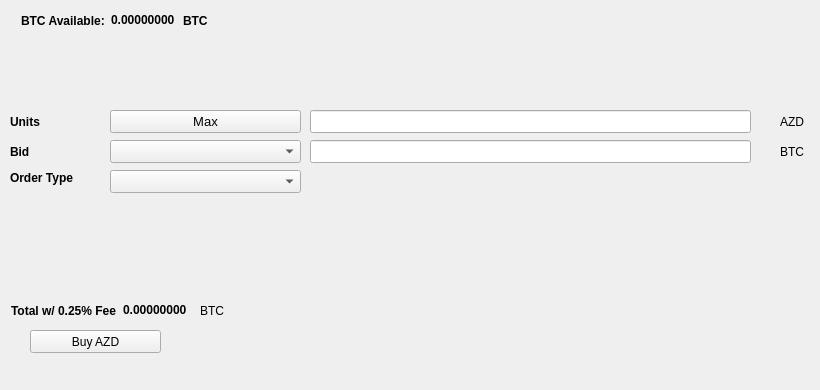
   <widget class="QWidget" name="BuyTab">
    <attribute name="title">
     <string>Buy</string>
    </attribute>
    <widget class="QPushButton" name="BuyAZD">
     <property name="geometry">
      <rect>
       <x>30</x>
       <y>330</y>
       <width>131</width>
       <height>23</height>
      </rect>
     </property>
     <property name="text">
      <string>Buy AZD</string>
     </property>
     <property name="icon">
      <iconset resource="../anzudark.qrc">
       <normaloff>:/icons/bitcoin</normaloff>:/icons/bitcoin</iconset>
     </property>
    </widget>
    <widget class="QLabel" name="label_3">
     <property name="geometry">
      <rect>
       <x>10</x>
       <y>110</y>
       <width>46</width>
       <height>23</height>
      </rect>
     </property>
     <property name="font">
      <font>
       <weight>75</weight>
       <bold>true</bold>
      </font>
     </property>
     <property name="text">
      <string>Units</string>
     </property>
    </widget>
    <widget class="QLineEdit" name="UnitsInput">
     <property name="geometry">
      <rect>
       <x>310</x>
       <y>110</y>
       <width>441</width>
       <height>23</height>
      </rect>
     </property>
     <property name="font">
      <font>
       <pointsize>9</pointsize>
       <weight>75</weight>
       <bold>true</bold>
      </font>
     </property>
    </widget>
    <widget class="QLineEdit" name="BuyBidPriceEdit">
     <property name="geometry">
      <rect>
       <x>310</x>
       <y>140</y>
       <width>441</width>
       <height>23</height>
      </rect>
     </property>
     <property name="font">
      <font>
       <pointsize>9</pointsize>
       <weight>75</weight>
       <bold>true</bold>
      </font>
     </property>
    </widget>
    <widget class="QLabel" name="label_4">
     <property name="geometry">
      <rect>
       <x>780</x>
       <y>110</y>
       <width>31</width>
       <height>23</height>
      </rect>
     </property>
     <property name="text">
      <string>AZD</string>
     </property>
    </widget>
    <widget class="QLabel" name="label_5">
     <property name="geometry">
      <rect>
       <x>780</x>
       <y>140</y>
       <width>31</width>
       <height>23</height>
      </rect>
     </property>
     <property name="text">
      <string>BTC</string>
     </property>
    </widget>
    <widget class="QLabel" name="label_6">
     <property name="geometry">
      <rect>
       <x>10</x>
       <y>140</y>
       <width>46</width>
       <height>23</height>
      </rect>
     </property>
     <property name="font">
      <font>
       <weight>75</weight>
       <bold>true</bold>
      </font>
     </property>
     <property name="text">
      <string>Bid</string>
     </property>
    </widget>
    <widget class="QLabel" name="label_7">
     <property name="geometry">
      <rect>
       <x>10</x>
       <y>170</y>
       <width>91</width>
       <height>16</height>
      </rect>
     </property>
     <property name="font">
      <font>
       <weight>75</weight>
       <bold>true</bold>
      </font>
     </property>
     <property name="text">
      <string>Order Type</string>
     </property>
    </widget>
    <widget class="QPushButton" name="Buy_Max_Amount">
     <property name="geometry">
      <rect>
       <x>110</x>
       <y>110</y>
       <width>191</width>
       <height>23</height>
      </rect>
     </property>
     <property name="font">
      <font>
       <pointsize>10</pointsize>
      </font>
     </property>
     <property name="text">
      <string>Max</string>
     </property>
    </widget>
    <widget class="QComboBox" name="BuyBidcomboBox">
     <property name="geometry">
      <rect>
       <x>110</x>
       <y>140</y>
       <width>191</width>
       <height>23</height>
      </rect>
     </property>
     <property name="font">
      <font>
       <pointsize>10</pointsize>
      </font>
     </property>
    </widget>
    <widget class="QComboBox" name="buyOrdertypeCombo">
     <property name="geometry">
      <rect>
       <x>110</x>
       <y>170</y>
       <width>191</width>
       <height>23</height>
      </rect>
     </property>
     <property name="font">
      <font>
       <pointsize>10</pointsize>
      </font>
     </property>
    </widget>
    <widget class="QWidget" name="layoutWidget1">
     <property name="geometry">
      <rect>
       <x>21</x>
       <y>11</y>
       <width>227</width>
       <height>19</height>
      </rect>
     </property>
     <layout class="QHBoxLayout" name="horizontalLayout_3">
      <item>
       <widget class="QLabel" name="label232">
        <property name="font">
         <font>
          <weight>75</weight>
          <bold>true</bold>
         </font>
        </property>
        <property name="text">
         <string>BTC Available:</string>
        </property>
       </widget>
      </item>
      <item>
       <widget class="QLabel" name="BtcAvailableLbl">
        <property name="palette">
         <palette>
          <active>
           <colorrole role="WindowText">
            <brush brushstyle="SolidPattern">
             <color alpha="255">
              <red>0</red>
              <green>0</green>
              <blue>0</blue>
             </color>
            </brush>
           </colorrole>
           <colorrole role="Button">
            <brush brushstyle="SolidPattern">
             <color alpha="255">
              <red>0</red>
              <green>170</green>
              <blue>0</blue>
             </color>
            </brush>
           </colorrole>
           <colorrole role="Light">
            <brush brushstyle="SolidPattern">
             <color alpha="255">
              <red>0</red>
              <green>255</green>
              <blue>0</blue>
             </color>
            </brush>
           </colorrole>
           <colorrole role="Midlight">
            <brush brushstyle="SolidPattern">
             <color alpha="255">
              <red>0</red>
              <green>212</green>
              <blue>0</blue>
             </color>
            </brush>
           </colorrole>
           <colorrole role="Dark">
            <brush brushstyle="SolidPattern">
             <color alpha="255">
              <red>0</red>
              <green>85</green>
              <blue>0</blue>
             </color>
            </brush>
           </colorrole>
           <colorrole role="Mid">
            <brush brushstyle="SolidPattern">
             <color alpha="255">
              <red>0</red>
              <green>113</green>
              <blue>0</blue>
             </color>
            </brush>
           </colorrole>
           <colorrole role="Text">
            <brush brushstyle="SolidPattern">
             <color alpha="255">
              <red>0</red>
              <green>170</green>
              <blue>0</blue>
             </color>
            </brush>
           </colorrole>
           <colorrole role="BrightText">
            <brush brushstyle="SolidPattern">
             <color alpha="255">
              <red>255</red>
              <green>255</green>
              <blue>255</blue>
             </color>
            </brush>
           </colorrole>
           <colorrole role="ButtonText">
            <brush brushstyle="SolidPattern">
             <color alpha="255">
              <red>0</red>
              <green>0</green>
              <blue>0</blue>
             </color>
            </brush>
           </colorrole>
           <colorrole role="Base">
            <brush brushstyle="SolidPattern">
             <color alpha="255">
              <red>255</red>
              <green>255</green>
              <blue>255</blue>
             </color>
            </brush>
           </colorrole>
           <colorrole role="Window">
            <brush brushstyle="SolidPattern">
             <color alpha="255">
              <red>0</red>
              <green>170</green>
              <blue>0</blue>
             </color>
            </brush>
           </colorrole>
           <colorrole role="Shadow">
            <brush brushstyle="SolidPattern">
             <color alpha="255">
              <red>0</red>
              <green>0</green>
              <blue>0</blue>
             </color>
            </brush>
           </colorrole>
           <colorrole role="AlternateBase">
            <brush brushstyle="SolidPattern">
             <color alpha="255">
              <red>127</red>
              <green>212</green>
              <blue>127</blue>
             </color>
            </brush>
           </colorrole>
           <colorrole role="ToolTipBase">
            <brush brushstyle="SolidPattern">
             <color alpha="255">
              <red>255</red>
              <green>255</green>
              <blue>220</blue>
             </color>
            </brush>
           </colorrole>
           <colorrole role="ToolTipText">
            <brush brushstyle="SolidPattern">
             <color alpha="255">
              <red>0</red>
              <green>0</green>
              <blue>0</blue>
             </color>
            </brush>
           </colorrole>
          </active>
          <inactive>
           <colorrole role="WindowText">
            <brush brushstyle="SolidPattern">
             <color alpha="255">
              <red>0</red>
              <green>0</green>
              <blue>0</blue>
             </color>
            </brush>
           </colorrole>
           <colorrole role="Button">
            <brush brushstyle="SolidPattern">
             <color alpha="255">
              <red>0</red>
              <green>170</green>
              <blue>0</blue>
             </color>
            </brush>
           </colorrole>
           <colorrole role="Light">
            <brush brushstyle="SolidPattern">
             <color alpha="255">
              <red>0</red>
              <green>255</green>
              <blue>0</blue>
             </color>
            </brush>
           </colorrole>
           <colorrole role="Midlight">
            <brush brushstyle="SolidPattern">
             <color alpha="255">
              <red>0</red>
              <green>212</green>
              <blue>0</blue>
             </color>
            </brush>
           </colorrole>
           <colorrole role="Dark">
            <brush brushstyle="SolidPattern">
             <color alpha="255">
              <red>0</red>
              <green>85</green>
              <blue>0</blue>
             </color>
            </brush>
           </colorrole>
           <colorrole role="Mid">
            <brush brushstyle="SolidPattern">
             <color alpha="255">
              <red>0</red>
              <green>113</green>
              <blue>0</blue>
             </color>
            </brush>
           </colorrole>
           <colorrole role="Text">
            <brush brushstyle="SolidPattern">
             <color alpha="255">
              <red>0</red>
              <green>170</green>
              <blue>0</blue>
             </color>
            </brush>
           </colorrole>
           <colorrole role="BrightText">
            <brush brushstyle="SolidPattern">
             <color alpha="255">
              <red>255</red>
              <green>255</green>
              <blue>255</blue>
             </color>
            </brush>
           </colorrole>
           <colorrole role="ButtonText">
            <brush brushstyle="SolidPattern">
             <color alpha="255">
              <red>0</red>
              <green>0</green>
              <blue>0</blue>
             </color>
            </brush>
           </colorrole>
           <colorrole role="Base">
            <brush brushstyle="SolidPattern">
             <color alpha="255">
              <red>255</red>
              <green>255</green>
              <blue>255</blue>
             </color>
            </brush>
           </colorrole>
           <colorrole role="Window">
            <brush brushstyle="SolidPattern">
             <color alpha="255">
              <red>0</red>
              <green>170</green>
              <blue>0</blue>
             </color>
            </brush>
           </colorrole>
           <colorrole role="Shadow">
            <brush brushstyle="SolidPattern">
             <color alpha="255">
              <red>0</red>
              <green>0</green>
              <blue>0</blue>
             </color>
            </brush>
           </colorrole>
           <colorrole role="AlternateBase">
            <brush brushstyle="SolidPattern">
             <color alpha="255">
              <red>127</red>
              <green>212</green>
              <blue>127</blue>
             </color>
            </brush>
           </colorrole>
           <colorrole role="ToolTipBase">
            <brush brushstyle="SolidPattern">
             <color alpha="255">
              <red>255</red>
              <green>255</green>
              <blue>220</blue>
             </color>
            </brush>
           </colorrole>
           <colorrole role="ToolTipText">
            <brush brushstyle="SolidPattern">
             <color alpha="255">
              <red>0</red>
              <green>0</green>
              <blue>0</blue>
             </color>
            </brush>
           </colorrole>
          </inactive>
          <disabled>
           <colorrole role="WindowText">
            <brush brushstyle="SolidPattern">
             <color alpha="255">
              <red>0</red>
              <green>85</green>
              <blue>0</blue>
             </color>
            </brush>
           </colorrole>
           <colorrole role="Button">
            <brush brushstyle="SolidPattern">
             <color alpha="255">
              <red>0</red>
              <green>170</green>
              <blue>0</blue>
             </color>
            </brush>
           </colorrole>
           <colorrole role="Light">
            <brush brushstyle="SolidPattern">
             <color alpha="255">
              <red>0</red>
              <green>255</green>
              <blue>0</blue>
             </color>
            </brush>
           </colorrole>
           <colorrole role="Midlight">
            <brush brushstyle="SolidPattern">
             <color alpha="255">
              <red>0</red>
              <green>212</green>
              <blue>0</blue>
             </color>
            </brush>
           </colorrole>
           <colorrole role="Dark">
            <brush brushstyle="SolidPattern">
             <color alpha="255">
              <red>0</red>
              <green>85</green>
              <blue>0</blue>
             </color>
            </brush>
           </colorrole>
           <colorrole role="Mid">
            <brush brushstyle="SolidPattern">
             <color alpha="255">
              <red>0</red>
              <green>113</green>
              <blue>0</blue>
             </color>
            </brush>
           </colorrole>
           <colorrole role="Text">
            <brush brushstyle="SolidPattern">
             <color alpha="255">
              <red>0</red>
              <green>85</green>
              <blue>0</blue>
             </color>
            </brush>
           </colorrole>
           <colorrole role="BrightText">
            <brush brushstyle="SolidPattern">
             <color alpha="255">
              <red>255</red>
              <green>255</green>
              <blue>255</blue>
             </color>
            </brush>
           </colorrole>
           <colorrole role="ButtonText">
            <brush brushstyle="SolidPattern">
             <color alpha="255">
              <red>0</red>
              <green>85</green>
              <blue>0</blue>
             </color>
            </brush>
           </colorrole>
           <colorrole role="Base">
            <brush brushstyle="SolidPattern">
             <color alpha="255">
              <red>0</red>
              <green>170</green>
              <blue>0</blue>
             </color>
            </brush>
           </colorrole>
           <colorrole role="Window">
            <brush brushstyle="SolidPattern">
             <color alpha="255">
              <red>0</red>
              <green>170</green>
              <blue>0</blue>
             </color>
            </brush>
           </colorrole>
           <colorrole role="Shadow">
            <brush brushstyle="SolidPattern">
             <color alpha="255">
              <red>0</red>
              <green>0</green>
              <blue>0</blue>
             </color>
            </brush>
           </colorrole>
           <colorrole role="AlternateBase">
            <brush brushstyle="SolidPattern">
             <color alpha="255">
              <red>0</red>
              <green>170</green>
              <blue>0</blue>
             </color>
            </brush>
           </colorrole>
           <colorrole role="ToolTipBase">
            <brush brushstyle="SolidPattern">
             <color alpha="255">
              <red>255</red>
              <green>255</green>
              <blue>220</blue>
             </color>
            </brush>
           </colorrole>
           <colorrole role="ToolTipText">
            <brush brushstyle="SolidPattern">
             <color alpha="255">
              <red>0</red>
              <green>0</green>
              <blue>0</blue>
             </color>
            </brush>
           </colorrole>
          </disabled>
         </palette>
        </property>
        <property name="font">
         <font>
          <weight>75</weight>
          <bold>true</bold>
         </font>
        </property>
        <property name="text">
         <string>0.00000000</string>
        </property>
        <property name="textInteractionFlags">
         <set>Qt::LinksAccessibleByMouse|Qt::TextSelectableByKeyboard|Qt::TextSelectableByMouse</set>
        </property>
       </widget>
      </item>
      <item>
       <widget class="QLabel" name="BtcAvailableLbl_2">
        <property name="font">
         <font>
          <weight>75</weight>
          <bold>true</bold>
         </font>
        </property>
        <property name="text">
         <string>BTC</string>
        </property>
       </widget>
      </item>
     </layout>
    </widget>
    <widget class="QWidget" name="layoutWidge2">
     <property name="geometry">
      <rect>
       <x>11</x>
       <y>301</y>
       <width>259</width>
       <height>19</height>
      </rect>
     </property>
     <layout class="QHBoxLayout" name="horizontalLayout_4">
      <item>
       <widget class="QLabel" name="label_9">
        <property name="font">
         <font>
          <weight>75</weight>
          <bold>true</bold>
         </font>
        </property>
        <property name="text">
         <string>Total w/ 0.25% Fee</string>
        </property>
       </widget>
      </item>
      <item>
       <widget class="QLabel" name="BuyCostLabel">
        <property name="palette">
         <palette>
          <active>
           <colorrole role="WindowText">
            <brush brushstyle="SolidPattern">
             <color alpha="255">
              <red>0</red>
              <green>0</green>
              <blue>0</blue>
             </color>
            </brush>
           </colorrole>
           <colorrole role="Button">
            <brush brushstyle="SolidPattern">
             <color alpha="255">
              <red>0</red>
              <green>170</green>
              <blue>0</blue>
             </color>
            </brush>
           </colorrole>
           <colorrole role="Light">
            <brush brushstyle="SolidPattern">
             <color alpha="255">
              <red>0</red>
              <green>255</green>
              <blue>0</blue>
             </color>
            </brush>
           </colorrole>
           <colorrole role="Midlight">
            <brush brushstyle="SolidPattern">
             <color alpha="255">
              <red>0</red>
              <green>212</green>
              <blue>0</blue>
             </color>
            </brush>
           </colorrole>
           <colorrole role="Dark">
            <brush brushstyle="SolidPattern">
             <color alpha="255">
              <red>0</red>
              <green>85</green>
              <blue>0</blue>
             </color>
            </brush>
           </colorrole>
           <colorrole role="Mid">
            <brush brushstyle="SolidPattern">
             <color alpha="255">
              <red>0</red>
              <green>113</green>
              <blue>0</blue>
             </color>
            </brush>
           </colorrole>
           <colorrole role="Text">
            <brush brushstyle="SolidPattern">
             <color alpha="255">
              <red>0</red>
              <green>170</green>
              <blue>0</blue>
             </color>
            </brush>
           </colorrole>
           <colorrole role="BrightText">
            <brush brushstyle="SolidPattern">
             <color alpha="255">
              <red>255</red>
              <green>255</green>
              <blue>255</blue>
             </color>
            </brush>
           </colorrole>
           <colorrole role="ButtonText">
            <brush brushstyle="SolidPattern">
             <color alpha="255">
              <red>0</red>
              <green>0</green>
              <blue>0</blue>
             </color>
            </brush>
           </colorrole>
           <colorrole role="Base">
            <brush brushstyle="SolidPattern">
             <color alpha="255">
              <red>255</red>
              <green>255</green>
              <blue>255</blue>
             </color>
            </brush>
           </colorrole>
           <colorrole role="Window">
            <brush brushstyle="SolidPattern">
             <color alpha="255">
              <red>0</red>
              <green>170</green>
              <blue>0</blue>
             </color>
            </brush>
           </colorrole>
           <colorrole role="Shadow">
            <brush brushstyle="SolidPattern">
             <color alpha="255">
              <red>0</red>
              <green>0</green>
              <blue>0</blue>
             </color>
            </brush>
           </colorrole>
           <colorrole role="AlternateBase">
            <brush brushstyle="SolidPattern">
             <color alpha="255">
              <red>127</red>
              <green>212</green>
              <blue>127</blue>
             </color>
            </brush>
           </colorrole>
           <colorrole role="ToolTipBase">
            <brush brushstyle="SolidPattern">
             <color alpha="255">
              <red>255</red>
              <green>255</green>
              <blue>220</blue>
             </color>
            </brush>
           </colorrole>
           <colorrole role="ToolTipText">
            <brush brushstyle="SolidPattern">
             <color alpha="255">
              <red>0</red>
              <green>0</green>
              <blue>0</blue>
             </color>
            </brush>
           </colorrole>
          </active>
          <inactive>
           <colorrole role="WindowText">
            <brush brushstyle="SolidPattern">
             <color alpha="255">
              <red>0</red>
              <green>0</green>
              <blue>0</blue>
             </color>
            </brush>
           </colorrole>
           <colorrole role="Button">
            <brush brushstyle="SolidPattern">
             <color alpha="255">
              <red>0</red>
              <green>170</green>
              <blue>0</blue>
             </color>
            </brush>
           </colorrole>
           <colorrole role="Light">
            <brush brushstyle="SolidPattern">
             <color alpha="255">
              <red>0</red>
              <green>255</green>
              <blue>0</blue>
             </color>
            </brush>
           </colorrole>
           <colorrole role="Midlight">
            <brush brushstyle="SolidPattern">
             <color alpha="255">
              <red>0</red>
              <green>212</green>
              <blue>0</blue>
             </color>
            </brush>
           </colorrole>
           <colorrole role="Dark">
            <brush brushstyle="SolidPattern">
             <color alpha="255">
              <red>0</red>
              <green>85</green>
              <blue>0</blue>
             </color>
            </brush>
           </colorrole>
           <colorrole role="Mid">
            <brush brushstyle="SolidPattern">
             <color alpha="255">
              <red>0</red>
              <green>113</green>
              <blue>0</blue>
             </color>
            </brush>
           </colorrole>
           <colorrole role="Text">
            <brush brushstyle="SolidPattern">
             <color alpha="255">
              <red>0</red>
              <green>170</green>
              <blue>0</blue>
             </color>
            </brush>
           </colorrole>
           <colorrole role="BrightText">
            <brush brushstyle="SolidPattern">
             <color alpha="255">
              <red>255</red>
              <green>255</green>
              <blue>255</blue>
             </color>
            </brush>
           </colorrole>
           <colorrole role="ButtonText">
            <brush brushstyle="SolidPattern">
             <color alpha="255">
              <red>0</red>
              <green>0</green>
              <blue>0</blue>
             </color>
            </brush>
           </colorrole>
           <colorrole role="Base">
            <brush brushstyle="SolidPattern">
             <color alpha="255">
              <red>255</red>
              <green>255</green>
              <blue>255</blue>
             </color>
            </brush>
           </colorrole>
           <colorrole role="Window">
            <brush brushstyle="SolidPattern">
             <color alpha="255">
              <red>0</red>
              <green>170</green>
              <blue>0</blue>
             </color>
            </brush>
           </colorrole>
           <colorrole role="Shadow">
            <brush brushstyle="SolidPattern">
             <color alpha="255">
              <red>0</red>
              <green>0</green>
              <blue>0</blue>
             </color>
            </brush>
           </colorrole>
           <colorrole role="AlternateBase">
            <brush brushstyle="SolidPattern">
             <color alpha="255">
              <red>127</red>
              <green>212</green>
              <blue>127</blue>
             </color>
            </brush>
           </colorrole>
           <colorrole role="ToolTipBase">
            <brush brushstyle="SolidPattern">
             <color alpha="255">
              <red>255</red>
              <green>255</green>
              <blue>220</blue>
             </color>
            </brush>
           </colorrole>
           <colorrole role="ToolTipText">
            <brush brushstyle="SolidPattern">
             <color alpha="255">
              <red>0</red>
              <green>0</green>
              <blue>0</blue>
             </color>
            </brush>
           </colorrole>
          </inactive>
          <disabled>
           <colorrole role="WindowText">
            <brush brushstyle="SolidPattern">
             <color alpha="255">
              <red>0</red>
              <green>85</green>
              <blue>0</blue>
             </color>
            </brush>
           </colorrole>
           <colorrole role="Button">
            <brush brushstyle="SolidPattern">
             <color alpha="255">
              <red>0</red>
              <green>170</green>
              <blue>0</blue>
             </color>
            </brush>
           </colorrole>
           <colorrole role="Light">
            <brush brushstyle="SolidPattern">
             <color alpha="255">
              <red>0</red>
              <green>255</green>
              <blue>0</blue>
             </color>
            </brush>
           </colorrole>
           <colorrole role="Midlight">
            <brush brushstyle="SolidPattern">
             <color alpha="255">
              <red>0</red>
              <green>212</green>
              <blue>0</blue>
             </color>
            </brush>
           </colorrole>
           <colorrole role="Dark">
            <brush brushstyle="SolidPattern">
             <color alpha="255">
              <red>0</red>
              <green>85</green>
              <blue>0</blue>
             </color>
            </brush>
           </colorrole>
           <colorrole role="Mid">
            <brush brushstyle="SolidPattern">
             <color alpha="255">
              <red>0</red>
              <green>113</green>
              <blue>0</blue>
             </color>
            </brush>
           </colorrole>
           <colorrole role="Text">
            <brush brushstyle="SolidPattern">
             <color alpha="255">
              <red>0</red>
              <green>85</green>
              <blue>0</blue>
             </color>
            </brush>
           </colorrole>
           <colorrole role="BrightText">
            <brush brushstyle="SolidPattern">
             <color alpha="255">
              <red>255</red>
              <green>255</green>
              <blue>255</blue>
             </color>
            </brush>
           </colorrole>
           <colorrole role="ButtonText">
            <brush brushstyle="SolidPattern">
             <color alpha="255">
              <red>0</red>
              <green>85</green>
              <blue>0</blue>
             </color>
            </brush>
           </colorrole>
           <colorrole role="Base">
            <brush brushstyle="SolidPattern">
             <color alpha="255">
              <red>0</red>
              <green>170</green>
              <blue>0</blue>
             </color>
            </brush>
           </colorrole>
           <colorrole role="Window">
            <brush brushstyle="SolidPattern">
             <color alpha="255">
              <red>0</red>
              <green>170</green>
              <blue>0</blue>
             </color>
            </brush>
           </colorrole>
           <colorrole role="Shadow">
            <brush brushstyle="SolidPattern">
             <color alpha="255">
              <red>0</red>
              <green>0</green>
              <blue>0</blue>
             </color>
            </brush>
           </colorrole>
           <colorrole role="AlternateBase">
            <brush brushstyle="SolidPattern">
             <color alpha="255">
              <red>0</red>
              <green>170</green>
              <blue>0</blue>
             </color>
            </brush>
           </colorrole>
           <colorrole role="ToolTipBase">
            <brush brushstyle="SolidPattern">
             <color alpha="255">
              <red>255</red>
              <green>255</green>
              <blue>220</blue>
             </color>
            </brush>
           </colorrole>
           <colorrole role="ToolTipText">
            <brush brushstyle="SolidPattern">
             <color alpha="255">
              <red>0</red>
              <green>0</green>
              <blue>0</blue>
             </color>
            </brush>
           </colorrole>
          </disabled>
         </palette>
        </property>
        <property name="font">
         <font>
          <weight>75</weight>
          <bold>true</bold>
         </font>
        </property>
        <property name="autoFillBackground">
         <bool>false</bool>
        </property>
        <property name="text">
         <string>0.00000000</string>
        </property>
        <property name="textInteractionFlags">
         <set>Qt::LinksAccessibleByMouse|Qt::TextSelectableByMouse</set>
        </property>
       </widget>
      </item>
      <item>
       <widget class="QLabel" name="label_10">
        <property name="font">
         <font>
          <weight>50</weight>
          <bold>false</bold>
         </font>
        </property>
        <property name="text">
         <string>BTC</string>
        </property>
       </widget>
      </item>
     </layout>
    </widget>
    <widget class="QLabel" name="label_24">
     <property name="geometry">
      <rect>
       <x>460</x>
       <y>300</y>
       <width>281</width>
       <height>81</height>
      </rect>
     </property>
     <property name="text">
      <string/>
     </property>
     <property name="pixmap">
      <pixmap>:/images/bittrex</pixmap>
     </property>
    </widget>
   </widget>
